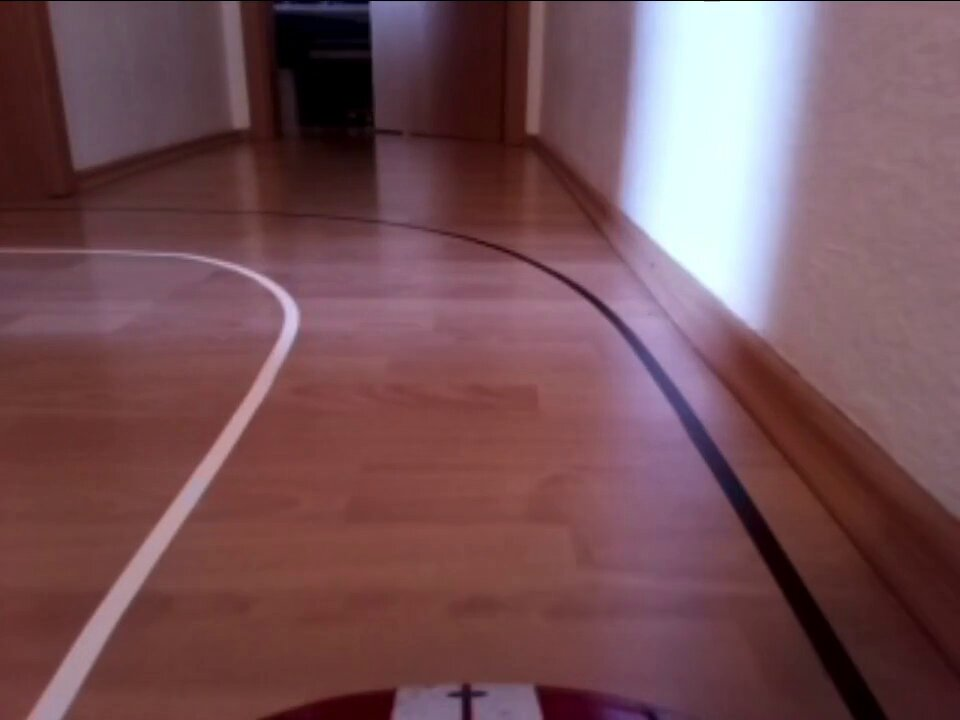
#> input picture main/lane_detection/wobraz.jpg, 960 x 720 px
$ python -i lanedetect_steer.py   (imports and definitions only)
#> lines starting #> are read from the running program, lines starting #| are printed output that depends on the picture; after the words box and inside, x2 and y2 are one past the last pixel; in counts of white or black regions, pixels touching at a corner belong together
import os
import matplotlib.pyplot as plt
import matplotlib.image as mpimg
import numpy as np
import cv2
import math
from PIL import Image, ImageEnhance

################################################################################################
#######################         defining lane detection functions        #######################
################################################################################################

def grayscale(img):
    """
    Applies the Grayscale transform.

    This will return an image with only one color channel.
    """
    return cv2.cvtColor(img, cv2.COLOR_BGR2GRAY)

# [22 lines left out: function brightness_contrast, not called in this run]

def gaussian_blur(img, kernel_size):
    """Applies a Gaussian Noise kernel."""
    return cv2.GaussianBlur(img, (kernel_size, kernel_size), 0)

def canny(img, low_threshold, high_threshold):
    """Applies the Canny transformation."""
    return cv2.Canny(img, low_threshold, high_threshold)

def region_of_interest(img, vertices, vertices_car):
    """
    Applies image masks.

    One Mask for the image on the Top and
    another at the bottom for masking the cars chassis.

    For Image mask:
    Only keeps the region of the image defined by the polygon
    formed from `vertices`. The rest of the image is set to black.

    For car mask:
    Given vertices are the size of black mask.
    """
    # defining a blank mask to start with
    mask = np.zeros_like(img)

    # defining a 3 channel or 1 channel color to fill the mask with depending on the input image
    if len(img.shape) > 2:
        channel_count = img.shape[2]
        ignore_mask_color = (255,) * channel_count
    else:
        ignore_mask_color = 255

    # filling pixels inside the polygon defined by "vertices" with the fill color
    cv2.fillPoly(mask, vertices, ignore_mask_color)

    # returning the image only where mask pixels are nonzero
    masked_image = cv2.bitwise_and(img, mask)

    # cover also the nose of the cars chassis at bottom of stream
    cv2.fillConvexPoly(masked_image, vertices_car, 0)

    return masked_image

def get_vertices(image, scope):
    """
    Applies Vertices for later masking of the stream.

    This will return a numpy array
    depending wether scope is set to car or border.
    """

    if scope == 'border':
        rows, cols = image.shape[:2]
        bottom_left  = [cols*-0.2, rows]
        top_left     = [cols*0.1, rows*0.4]
        bottom_right = [cols*1.2, rows]
        top_right    = [cols*0.9, rows*0.4]

        ver = np.array([[bottom_left, top_left, top_right, bottom_right]], dtype=np.int32)
    elif scope =='car':
        rows, cols = image.shape[:2]
        bottom_left  = [cols*0.2, rows]
        top_left     = [cols*0.4, rows*0.9]
        bottom_right = [cols*0.8, rows]
        top_right    = [cols*0.6, rows*0.9]

        ver = np.array([[bottom_left, top_left, top_right, bottom_right]], dtype=np.int32)
    return ver

def hough_lines(img, rho, theta, threshold, min_line_len, max_line_gap):
    """
    Applies Hough Lines Transformation.

    `img` should be the output of a Canny transform.

    Returns an image with hough lines drawn and
    the lines for later calculations.
    """
    lines = cv2.HoughLinesP(img, rho, theta, threshold, np.array([]), minLineLength=min_line_len, maxLineGap=max_line_gap)
    line_img = np.zeros((img.shape[0], img.shape[1], 3), dtype=np.uint8)

    return lines, line_img

def slope_lines(image,lines):
    """
    Applies slope lines.

    Input ´image´ are therefore the lines from hough transformation.

    Those were divided into two categories wether the line ist left or right.
    This will return left and right line with an array of parameters (m, c)
    of the form ´y = m * x + c´.
    """

    left_lines = [] # Like /
    right_lines = [] # Like \
    for line in lines:
        for x1,y1,x2,y2 in line:

            if x1 == x2:
                pass #Vertical Lines
            else:
                m = (y2 - y1) / (x2 - x1)
                c = y1 - m * x1

                if m < 0:
                    left_lines.append((m,c))
                elif m >= 0:
                    right_lines.append((m,c))

    left_line = np.mean(left_lines, axis=0)
    right_line = np.mean(right_lines, axis=0)

    return left_line, right_line

# [93 lines left out: functions slope, draw_lines, weighted_img, steer, not called in this run]

################################################################################################
#############################         calling lane detection       #############################
################################################################################################

def lane_detection(image, location='indoor'):
    if location == 'outdoor':
        picture, canny, steering = lane_finding_pipeline_outdoor(image)
    elif location =='indoor':
        picture, canny, steering = lane_finding_pipeline_indoor(image)

    return picture, canny, steering

# Lane finding Pipeline indoor
def lane_finding_pipeline_indoor(image):

    # Grayscale
    gray_img = grayscale(image)

    # separate image to only black and white
    masked_img = cv2.threshold(gray_img, 235, 255, cv2.THRESH_BINARY)[1]

    # Gaussian Smoothing
    smoothed_img = gaussian_blur(img = masked_img, kernel_size = 3)


    ## Canny Edge Detection
    # Calculate good threshold
    med_val = np.median(smoothed_img)
    lower = int(max(0 ,0.7*med_val))
    upper = int(min(255,1.3*med_val))
    # perform canny edge detection
    canny_img = canny(img = smoothed_img, low_threshold = lower, high_threshold = upper)

    # Mask Image Within a Polygon for each environment and car
    masked_img = region_of_interest(img = canny_img, vertices = get_vertices(image, 'border'), vertices_car = get_vertices(image, 'car'))
    # Hough Transform Lines
    lines, line_img = hough_lines(img = masked_img, rho = 1, theta = np.pi/180, threshold = 20, min_line_len = 20, max_line_gap = 180)
    # draw left and right line
    left_line, right_line = slope_lines(line_img, lines)
    # draw slope between two lines
    slope_weighted_img = slope(line_img, left_line, right_line)
    # add layer with slope lines to original input image
    output = weighted_img(img = slope_weighted_img, initial_img = image, α=0.8, β=1., γ=0.)
    # mask the output image again for better interpretation of results
    canny_mask = region_of_interest(img = canny_img, vertices = get_vertices(image, 'border'), vertices_car = get_vertices(image, 'car'))
    # compute steering advice for car
    steering = steer(image, left_line, right_line)

    output = canny_img

    return output, canny_mask, steering

# Lane finding Pipeline outdoor
# [33 lines left out: function lane_finding_pipeline_outdoor, not called in this run]

>>> import cv2
>>> picture = cv2.imread('wobraz.jpg')
#> picture is the input picture: shape (720, 960, 3); mean B, G, R 86, 80.2, 116.4
>>> result = lane_detection(picture)
#> in grayscale, `return cv2.cvtColor(img, cv2.COLOR_BGR2GRAY)`:
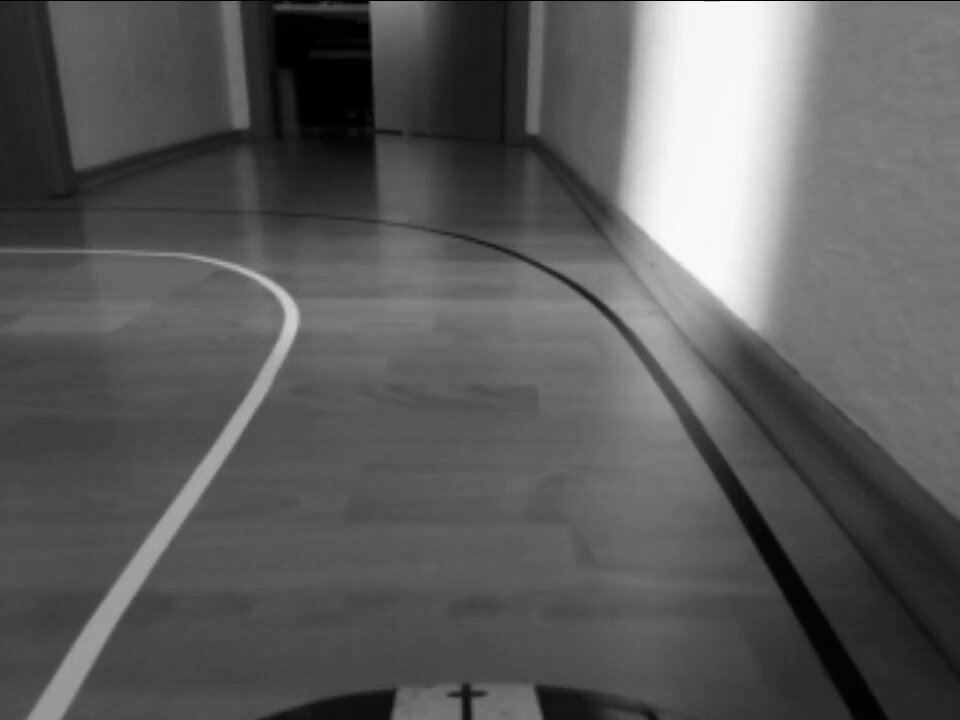
#> returned value: shape (720, 960); min 0, max 250, mean 91.7
#> in lane_finding_pipeline_indoor, `masked_img = cv2.threshold(gray_img, 235, 255, cv2.THRESH_BINARY)[1]`:
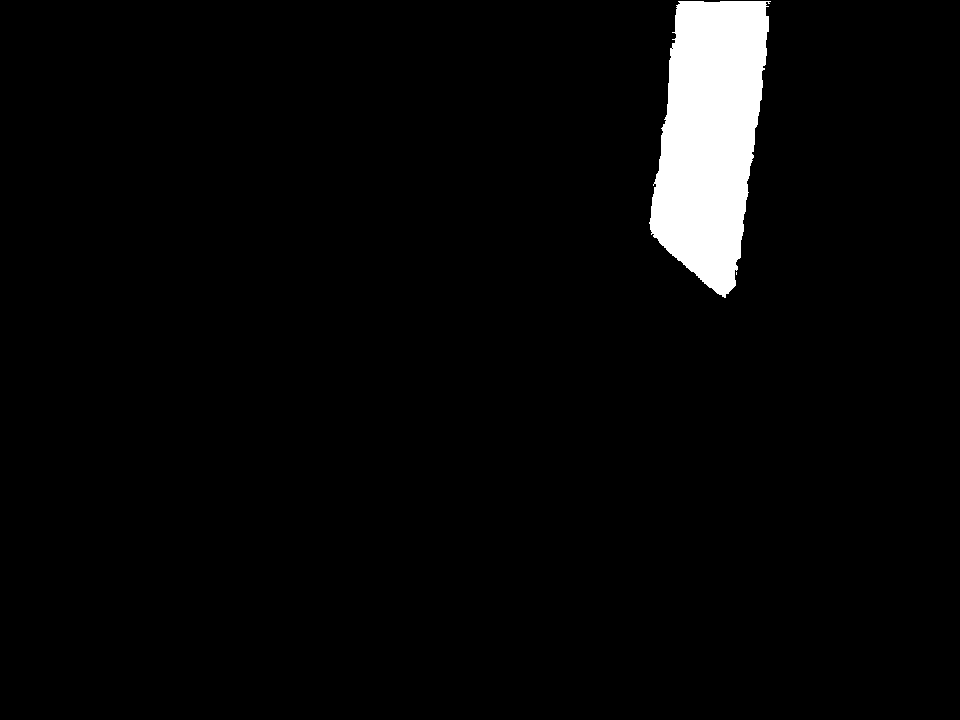
#> masked_img: shape (720, 960); 3.6% white; 2 white regions (1 under 20 px), largest, box (x1, y1, x2, y2) and area: (649, 1, 771, 298) 25034
#> in lane_finding_pipeline_indoor, `med_val = np.median(smoothed_img)`: med_val = 0
#> in canny, `return cv2.Canny(img, low_threshold, high_threshold)`:
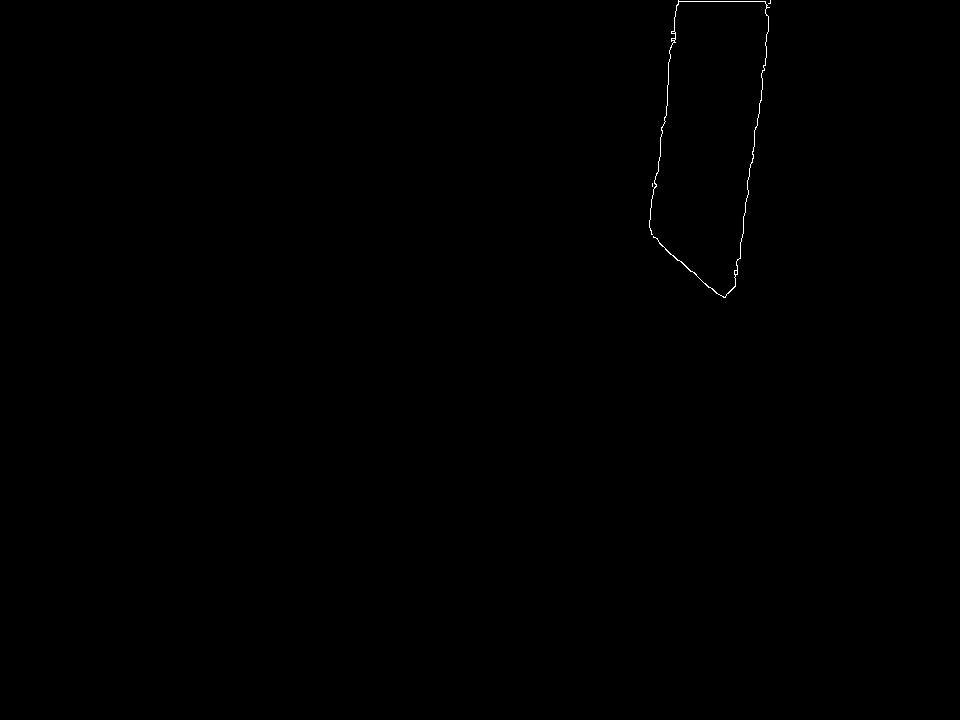
#> returned value: shape (720, 960); 0.12% white in thin lines or dots, all inside (x1, y1, x2, y2) = (649, 0, 771, 298)
#> in region_of_interest, `cv2.fillPoly(mask, vertices, ignore_mask_color)`:
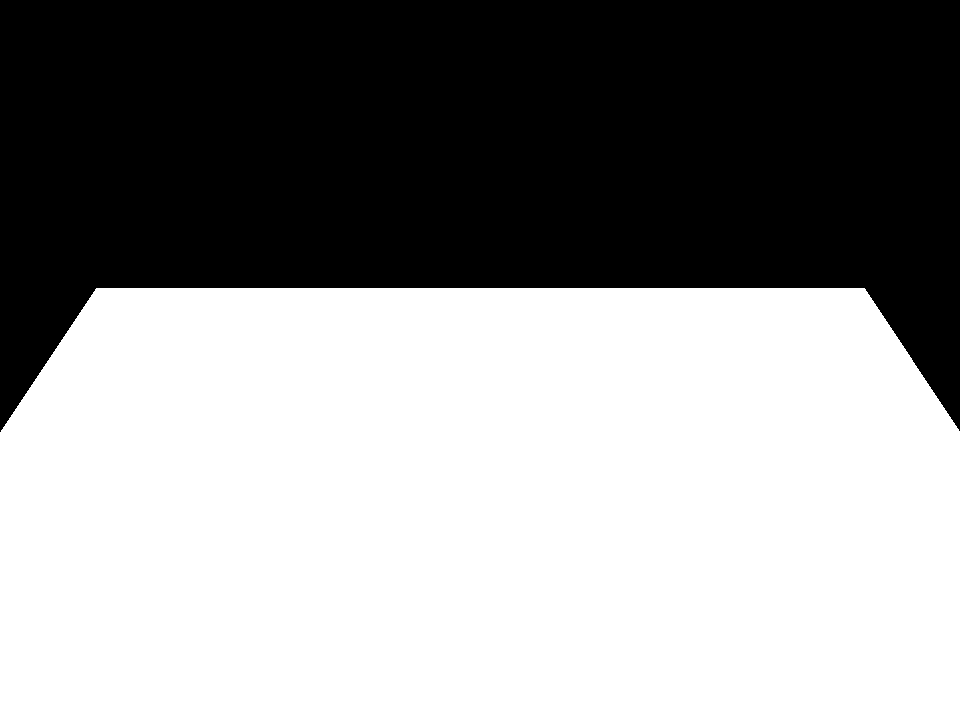
#> mask: shape (720, 960); 58% white; 1 black region, box (x1, y1, x2, y2) and area: (0, 0, 960, 432) 290280
#> in region_of_interest, `masked_image = cv2.bitwise_and(img, mask)`:
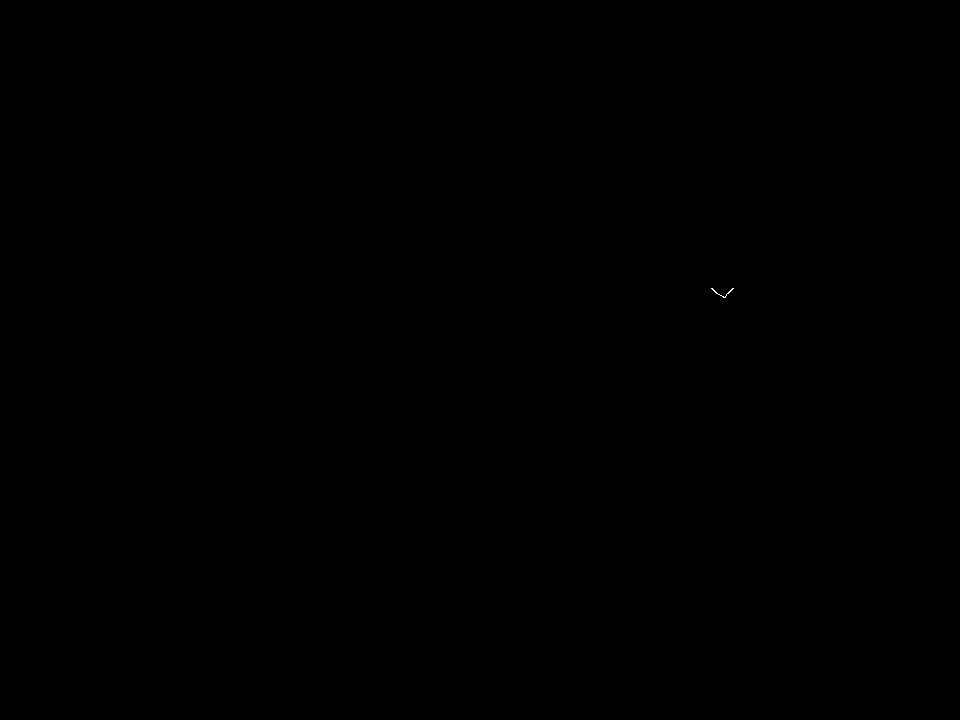
#> masked_image: shape (720, 960); 0.01% white in thin lines or dots, all inside (x1, y1, x2, y2) = (711, 288, 734, 298)
#> in hough_lines, `lines = cv2.HoughLinesP(img, rho, theta, threshold, np.array([]), minL..`: lines = None
#> in lane_finding_pipeline_indoor, `lines, line_img = hough_lines(img = masked_img, rho = 1, theta = np.pi..`: line_img: shape (720, 960, 3); every value is 0
#> (the run stopped early here; a loop or call above may not have finished)
